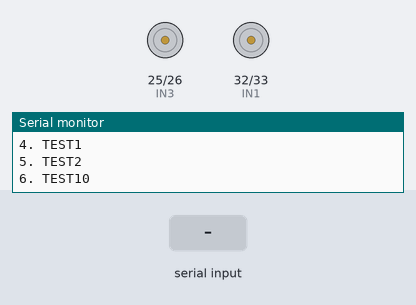
Recording of a sketch running on a simulated ESP32. On the bench: motor-driver pin pairs drawn as motors (green arrow = first pin HIGH = forward, orange = second pin HIGH = backward, longer = more drive), the last lines printed to the serial monitor. The test bench sets the inputs (shaded band).

Above: at 1.2 s.
1.3 s: "4" received over Serial
At 1.46 s:
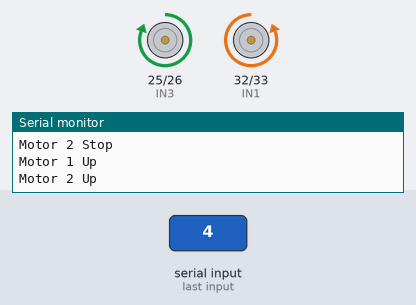
3.3 s: "1" received over Serial
At 3.7 s:
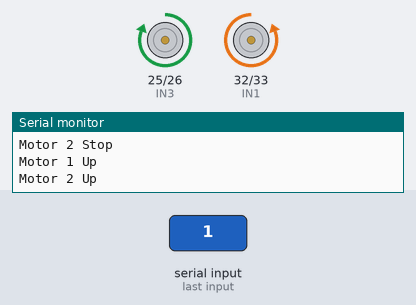
4.8 s: "2" received over Serial
At 6.0 s:
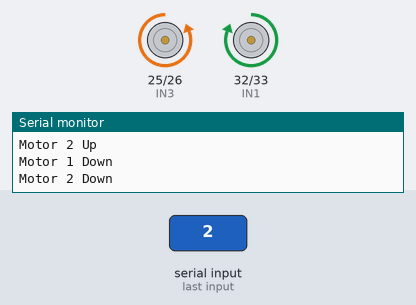
Timing chart, 0 to 7.8 s (numbered marks = the images above; inputs shaded):
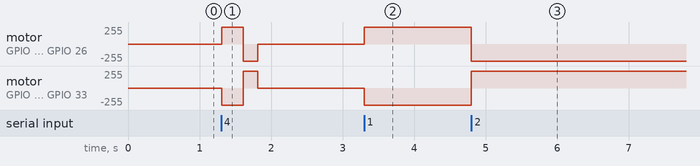

The sketch:

motor_driver.ino
```cpp
int IN1 = 32;
int IN2 = 33;
int IN3 = 25;
int IN4 = 26;

void setup()
{
  pinMode(IN1, OUTPUT);
  pinMode(IN2, OUTPUT);
  pinMode(IN3, OUTPUT);
  pinMode(IN4, OUTPUT);

  Serial.begin(115200);
  Serial.println("Enter number for control option:");
  Serial.println("1. UP");
  Serial.println("2. DOWN");
  Serial.println("3. STOP");
  Serial.println("4. TEST1");
  Serial.println("5. TEST2");
  Serial.println("6. TEST10");
  Serial.println();
}

void loop()
{
  char user_input;

  while(Serial.available())
  {
    user_input = Serial.read();

    if (user_input =='1')
    {
      Up();
    }
    else if(user_input =='2')
    {
      Down();
    }
    else if(user_input =='3')
    {
      Stop();
    }
    else if(user_input =='4')
    {
      Stop();
      delay(10);
      Up();
      delay(300);
      Down();
      delay(200);
      Stop();
    }
    else if(user_input =='5')
    {
      Stop();
      delay(10);
      Up();
      delay(300);
      Down();
      delay(175);
      Stop();
    }
    else if(user_input =='6')
    {
      for (int i=0; i<10; i++) {
        Stop();
        delay(10);
        Up();
        delay(300);
        Stop();
        delay(2000);
        Down();
        delay(175);
        Stop();
        delay(500);
      }
    }
    else
    {
      Serial.println("Invalid option entered.");
    }
  }
}


void Up()
{
  digitalWrite(IN1, 0);
  digitalWrite(IN2, 1);
  Serial.print("Motor 1 Up");
  Serial.println();

  digitalWrite(IN3, 1);
  digitalWrite(IN4, 0);
  Serial.print("Motor 2 Up");
  Serial.println();
  Serial.println();
}

void Down()
{
  digitalWrite(IN1, 1);
  digitalWrite(IN2, 0);
  Serial.print("Motor 1 Down");
  Serial.println();

  digitalWrite(IN3, 0);
  digitalWrite(IN4, 1);
  Serial.print("Motor 2 Down");
  Serial.println();
  Serial.println();
}

void Stop()
{
    digitalWrite(IN1, 0);
    digitalWrite(IN2, 0);
    Serial.print("Motor 1 Stop");
    Serial.println();

    digitalWrite(IN3, 0);
    digitalWrite(IN4, 0);
    Serial.print("Motor 2 Stop");
    Serial.println();
    Serial.println();

}
```

Measured:
- after the input at 1.3 s, motor on GPIO 25 (IN3) / GPIO 26 (IN4): stopped → forward 255/255 at once, → backward 255/255 0.30 s later, → stopped 0.20 s later; motor on GPIO 32 (IN1) / GPIO 33 (IN2): stopped → backward 255/255 at once, → forward 255/255 0.30 s later, → stopped 0.20 s later
- after the input at 3.3 s, motor on GPIO 25 (IN3) / GPIO 26 (IN4): stopped → forward 255/255 at once; motor on GPIO 32 (IN1) / GPIO 33 (IN2): stopped → backward 255/255 at once
- after the input at 4.8 s, motor on GPIO 25 (IN3) / GPIO 26 (IN4): forward 255/255 → backward 255/255 at once; motor on GPIO 32 (IN1) / GPIO 33 (IN2): backward 255/255 → forward 255/255 at once
